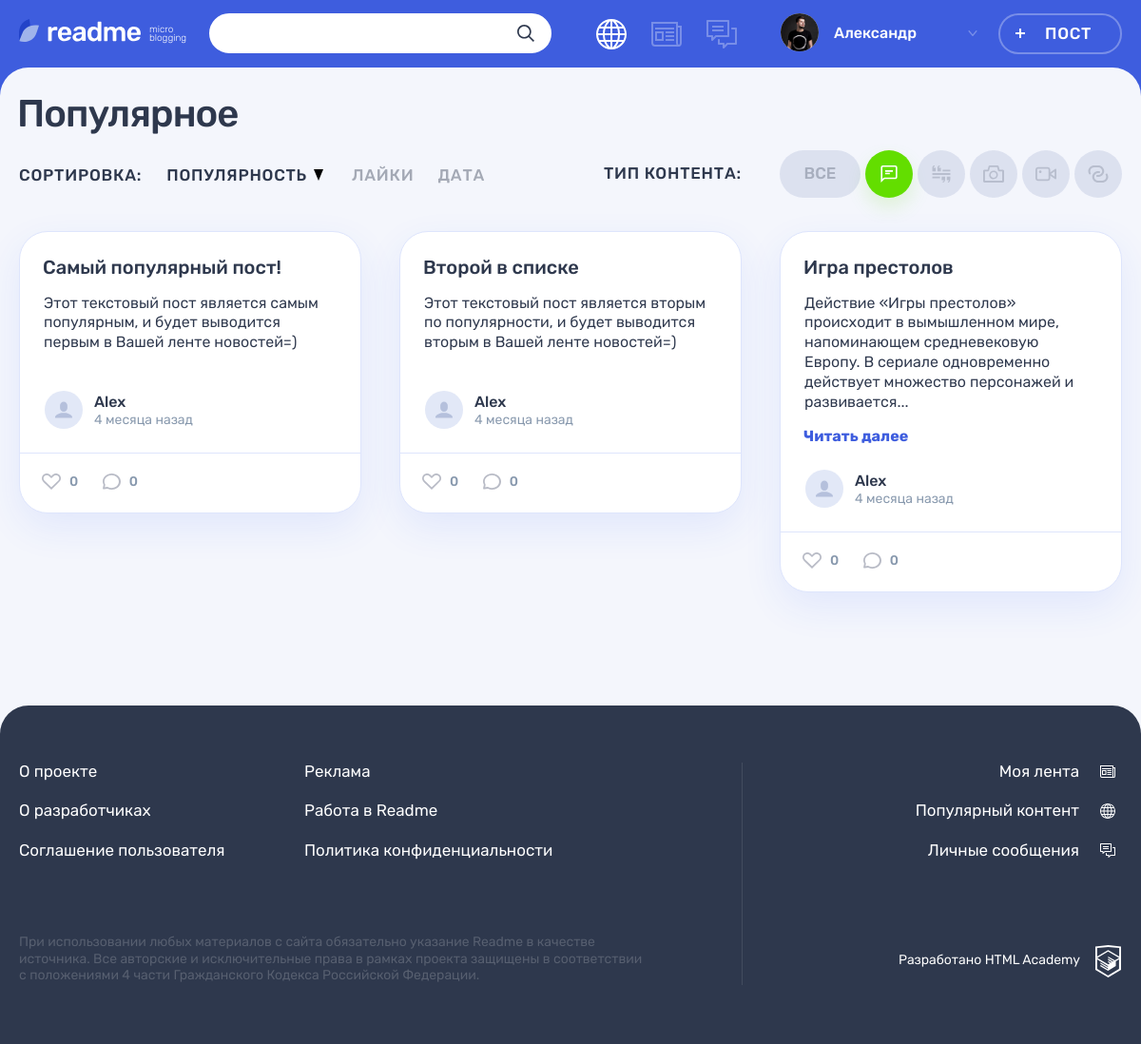
Screenshot of /?type=1 with the database file from the repository.
### tables this page shows
CREATE TABLE type_contents (
  id INT AUTO_INCREMENT PRIMARY KEY,
  name TINYTEXT NOT NULL UNIQUE,
  name_icon TINYTEXT NOT NULL UNIQUE
);

CREATE TABLE posts (
  id INT AUTO_INCREMENT PRIMARY KEY,
  date_create DATETIME NOT NULL,
  title VARCHAR(128) NOT NULL,
  text_content TEXT,
  quote_author TINYTEXT,
  image_url TINYTEXT,
  video_url TINYTEXT,
  link TINYTEXT,
  view_number INT DEFAULT 0,
  user_id INT,
  type_id INT,
  FOREIGN KEY (user_id) REFERENCES users (id),
  FOREIGN KEY (type_id) REFERENCES type_contents (id)
);

CREATE TABLE users (
  id INT AUTO_INCREMENT PRIMARY KEY,
  date_registration DATETIME NOT NULL,
  email CHAR(128) NOT NULL UNIQUE,
  login CHAR(128) NOT NULL UNIQUE,
  password CHAR(128) NOT NULL,
  avatar_url TINYTEXT
);

### helpers.php (called while the page is built, shortened)
<?php
function include_template($name, array $data = [])
{
    $name = 'templates/' . $name;
    extract($data);
    require $name;
    $result = ob_get_clean();
    return $result;
}

### models/Model.php (called while the page is built)
<?php
abstract class Model {
    protected $table;
    protected $mysqli;
    function __construct($mysqli)
    {
        $this->mysqli = $mysqli;
    }
    public function getAll()
    {
        $sql = "SELECT * FROM {$this->table}";
        $result = $this->mysqli->query($sql);
        $result = $result->fetch_all(MYSQLI_ASSOC);
        return $result;
    }
}
?>

### models/post.php (called while the page is built, shortened)
<?php
require_once('Model.php');
class Post extends Model {
    protected $table = 'posts';
    function getPostByType($type)
    {
        $stmt = $this->mysqli->prepare("
            SELECT
            p.id,
            date_create,
            title,
            text_content,
            quote_author,
            image_url,
            video_url,
            link,
            avatar_url,
            view_number,
            u.login,
            tc.name_icon as post_type
            FROM {$this->table} p
            JOIN users u ON p.user_id = u.id
            JOIN type_contents tc ON p.type_id = tc.id
            WHERE tc.id = ?
            ORDER BY view_number DESC LIMIT 6
        ");
        $stmt->bind_param('i', $type);
        $stmt->execute();
        $result = $stmt->get_result();
        return $result->fetch_all(MYSQLI_ASSOC);
    }
}
?>

### templates/main.php (the view, shortened to what this page needs)
<section class="page__main page__main--popular">
    <div class="container">
        <h1 class="page__title page__title--popular">Популярное</h1>
    </div>
    <div class="popular container">
        <div class="popular__filters-wrapper">
            <div class="popular__sorting sorting">
                <b class="popular__sorting-caption sorting__caption">Сортировка:</b>
                <ul class="popular__sorting-list sorting__list">
                    <li class="sorting__item sorting__item--popular">
                        <a class="sorting__link sorting__link--active" href="#">
                            <span>Популярность</span>
                            <svg class="sorting__icon" width="10" height="12">
                                <use xlink:href="#icon-sort"></use>
                            </svg>
                        </a>
                    </li>
                    <li class="sorting__item">
                        <a class="sorting__link" href="#">
                            <span>Лайки</span>
                        </a>
                    </li>
                    <li class="sorting__item">
                        <a class="sorting__link" href="#">
                            <span>Дата</span>
                        </a>
                    </li>
                </ul>
            </div>
            <div class="popular__filters filters">
                <b class="popular__filters-caption filters__caption">Тип контента:</b>
                <ul class="popular__filters-list filters__list">
                    <li class="popular__filters-item popular__filters-item--all filters__item filters__item--all">
                        <a class="filters__button filters__button--ellipse filters__button--all
                            <?=$filter_type === '' ? 'filters__button--active' : '';?>"
                            href="./">
                            <span>Все</span>
                        </a>
                    </li>
                    <?php foreach ($content_types as $type) :?>
                        <li class="popular__filters-item filters__item">
                            <a
                                class="button filters__button filters__button--<?=$type['name_icon']?>
                                <?=$filter_type === $type['id'] ? 'filters__button--active' : '';?>"
                                href="?type=<?=$type['id']?>"
                            >
                                <svg class="filters__icon" width="22" height="18">
                                    <use xlink:href="#icon-filter-<?=$type['name_icon']?>"></use>
                                </svg>
                            </a>
                        </li>
                    <?php endforeach; ?>
                </ul>
            </div>
        </div>
        <div class="popular__posts">
            <?php foreach ($posts as $post): ?>
            <article class="popular__post post post-<?=$post['post_type']; ?>">
                <header class="post__header">
                    <h2><a href="./post.php?id=<?=$post['id'];?>"><?=$post['title'];?></a></h2>
                </header>
                <div class="post__main">
                    <?php if ($post['post_type'] === 'text') :?>
                        <?php if (isset($post['short_text'])) :?>
                            <p><?=$post['short_text']; ?></p>
                            <a class="post-text__more-link" href="#">Читать далее</a>
                        <?php else: ?>
                            <p><?=$post['text_content']; ?></p>
                        <?php endif; ?>
                    <?php endif; ?>
                </div>
                <footer class="post__footer">
                    <div class="post__author">
                        <a class="post__author-link" href="#" title="<?=$post['date_format']; ?>">
                            <div class="post__avatar-wrapper">
                            </div>
                            <div class="post__info">
                                <b class="post__author-name"><?=$post['login']; ?></b>
                                <time class="post__time" datetime="<?=$post['date_create']; ?>"><?=$post['date_relative']; ?></time>
                            </div>
                        </a>
                    </div>
                    <div class="post__indicators">
                        <div class="post__buttons">
                            <a class="post__indicator post__indicator--likes button" href="#" title="Лайк">
                                <svg class="post__indicator-icon" width="20" height="17">
                                    <use xlink:href="#icon-heart"></use>
                                </svg>
                                <span>0</span>
                            </a>
                            <a class="post__indicator post__indicator--comments button" href="#" title="Комментарии">
                                <svg class="post__indicator-icon" width="19" height="17">
                                    <use xlink:href="#icon-comment"></use>
                                </svg>
                                <span>0</span>
                            </a>
                        </div>
                    </div>
                </footer>
            </article>
            <?php endforeach; ?>
        </div>
    </div>
</section>

### rows the page displays
posts: title "Самый популярный пост!", text_content "Этот текстовый пост является самым популярным, и будет выводится первым в Вашей ленте новостей=)", user.login "Alex", date_relative "4 месяца назад"
posts: title "Второй в списке", text_content "Этот текстовый пост является вторым по популярности, и будет выводится вторым в Вашей ленте новостей=)", user.login "Alex", date_relative "4 месяца назад"
posts: title "Игра престолов", short_text "Действие «Игры престолов» происходит в вымышленном мире, напоминающем средневековую Европу. В сериале одновременно действует множество персонажей и развивается...", user.login "Alex", date_relative "4 месяца назад"

### other values shown
$user_name "Александр"
